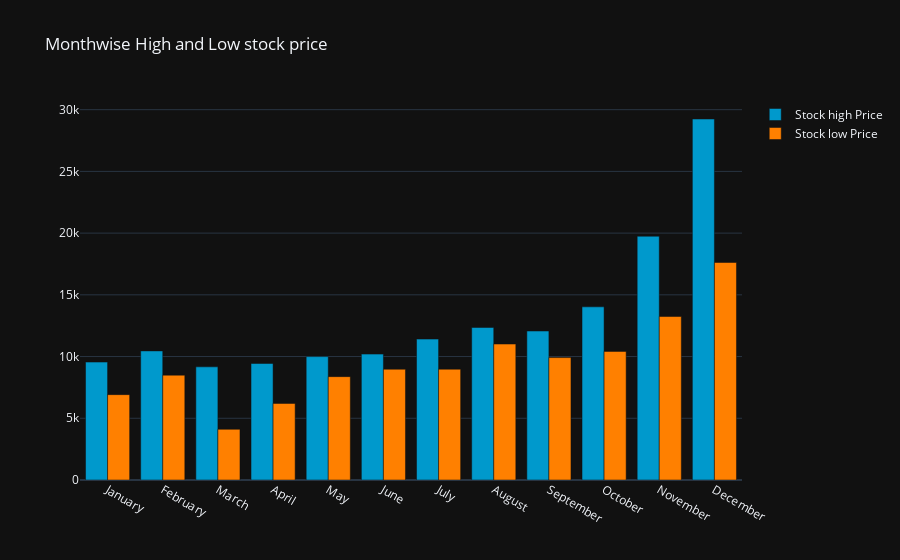

Notebook source saved alongside this figure:
### Code cell
y_2020.groupby(y_2020['Date'].dt.strftime('%B'))['Low'].min()
monthvise_high = y_2020.groupby(maindf['Date'].dt.strftime('%B'))['High'].max()
monthvise_high = monthvise_high.reindex(new_order, axis=0)

monthvise_low = y_2020.groupby(y_2020['Date'].dt.strftime('%B'))['Low'].min()
monthvise_low = monthvise_low.reindex(new_order, axis=0)

fig = go.Figure()
fig.add_trace(go.Bar(
    x=monthvise_high.index,
    y=monthvise_high,
    name='Stock high Price',
    marker_color='rgb(0, 153, 204)'
))
fig.add_trace(go.Bar(
    x=monthvise_low.index,
    y=monthvise_low,
    name='Stock low Price',
    marker_color='rgb(255, 128, 0)'
))

fig.update_layout(barmode='group', 
                  title=' Monthwise High and Low stock price')
fig.show()

### Figure 1 — Plotly figure (JSON) as saved in the notebook; plotly's stock layout.template omitted (floating-point values rounded to 4 significant figures)
{"data": [{"marker": {"color": "rgb(0, 153, 204)"}, "name": "Stock high Price", "x": ["January", "February", "March", "April", "May", "June", "July", "August", "September", "October", "November", "December"], "y": [9553.0, 10460.0, 9168.0, 9441.0, 9997.0, 10200.0, 11420.0, 12360.0, 12070.0, 14030.0, 19750.0, 29240.0], "type": "bar"}, {"marker": {"color": "rgb(255, 128, 0)"}, "name": "Stock low Price", "x": ["January", "February", "March", "April", "May", "June", "July", "August", "September", "October", "November", "December"], "y": [6915.0, 8493.0, 4107.0, 6202.0, 8374.0, 8976.0, 8977.0, 11010.0, 9916.0, 10420.0, 13240.0, 17620.0], "type": "bar"}], "layout": {"barmode": "group", "title": {"text": " Monthwise High and Low stock price"}}}
